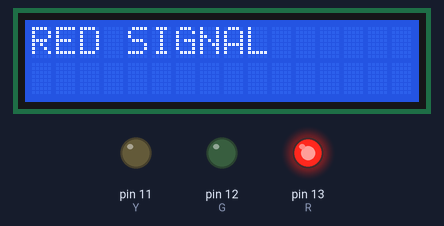
Bench run of a sketch on a simulated Arduino Uno, built with avr-gcc and run on an emulated ATmega328P. Parts: 16×2 character LCD, output pins drawn as LEDs (lit = HIGH).

Above: at 2.1 s.
At 6.1 s:
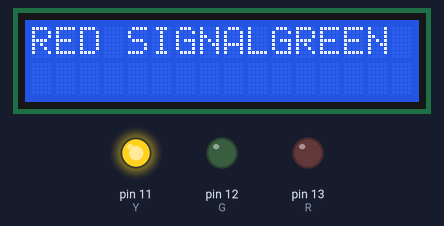
At 10.1 s:
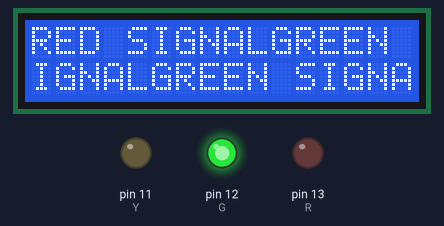
At 20.1 s:
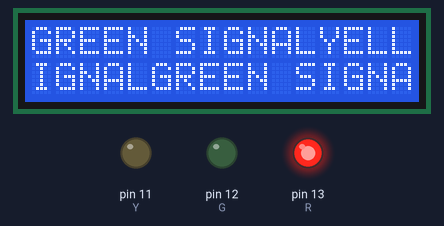
At 28.1 s:
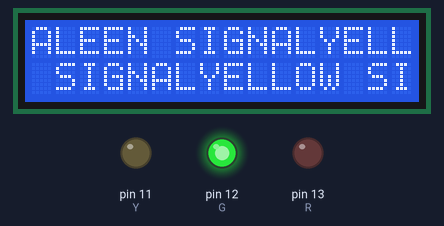
At 38.1 s:
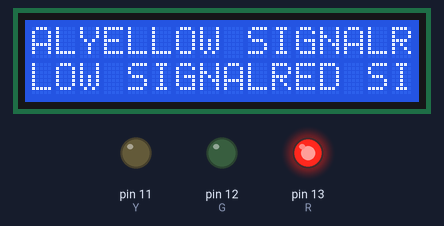
Timing chart, 0 to 39.6 s (numbered marks = the images above):
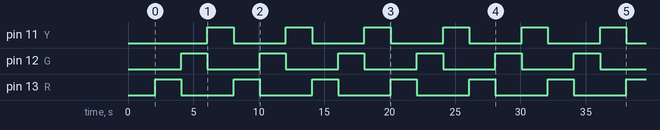

The sketch:

traffic_light_with_lcd.ino
```cpp
#include<SoftwareSerial.h>
#include<LiquidCrystal.h>
int R=13;
int G=12;
int Y=11;
LiquidCrystal lcd(10,9,5,4,3,2);
void setup() {
  // put your setup code here, to run once:
pinMode(R,OUTPUT);
pinMode(G,OUTPUT);
pinMode(Y,OUTPUT);
lcd.begin(16,2);
lcd.print("TRAFFIC SIGNAL");
delay(2000);
lcd.clear();
}

void loop() {
  // put your main code here, to run repeatedly:
digitalWrite(R,HIGH);
digitalWrite(G,LOW);
digitalWrite(Y,LOW);
lcd.print("RED SIGNAL");
delay(2000);


digitalWrite(R,LOW);
digitalWrite(G,HIGH);
digitalWrite(Y,LOW);
lcd.print("GREEN SIGNAL");
delay(2000);


digitalWrite(R,LOW);
digitalWrite(G,LOW);
digitalWrite(Y,HIGH);
lcd.print("YELLOW SIGNAL");
delay(2000);
}
```

Measured:
- by itself, pin 11 (Y), pin 12 (G), pin 13 (R): alternates HIGH for 2.0 s and LOW for 4.0 s
- what the display in image 0 shows lasts 2.0 s, from 2.1 s to 4.1 s
- what the display in image 1 shows lasts 4.0 s, from 4.1 s to 8.1 s
- what the display in image 2 shows lasts 6.0 s, from 10.1 s to 16.1 s
